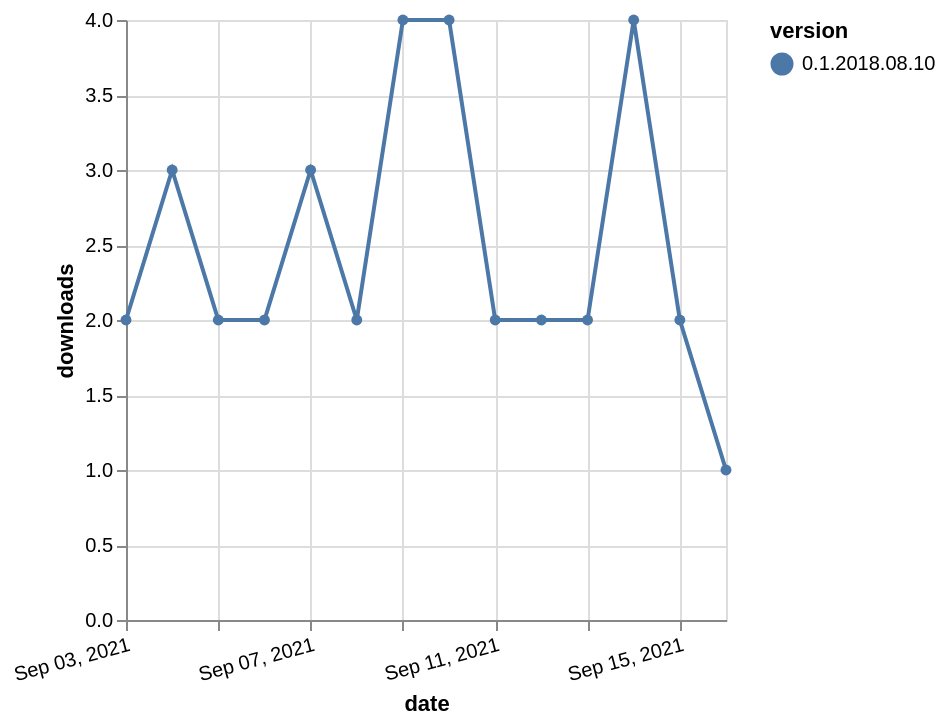

Specify this chart in Vega-Lite:
### Vega-Lite specification from a JSON file in a GitHub repository (floating-point values rounded to 4 significant figures)
{"$schema": "https://vega.github.io/schema/vega-lite/v5.json", "description": "A simple bar chart with embedded data.", "data": {"values": [{"date": "2021-09-03", "total": 2437, "delta": 2, "version": "0.1.2018.08.10"}, {"date": "2021-09-04", "total": 2440, "delta": 3, "version": "0.1.2018.08.10"}, {"date": "2021-09-05", "total": 2442, "delta": 2, "version": "0.1.2018.08.10"}, {"date": "2021-09-06", "total": 2444, "delta": 2, "version": "0.1.2018.08.10"}, {"date": "2021-09-07", "total": 2447, "delta": 3, "version": "0.1.2018.08.10"}, {"date": "2021-09-08", "total": 2449, "delta": 2, "version": "0.1.2018.08.10"}, {"date": "2021-09-09", "total": 2453, "delta": 4, "version": "0.1.2018.08.10"}, {"date": "2021-09-10", "total": 2457, "delta": 4, "version": "0.1.2018.08.10"}, {"date": "2021-09-11", "total": 2459, "delta": 2, "version": "0.1.2018.08.10"}, {"date": "2021-09-12", "total": 2461, "delta": 2, "version": "0.1.2018.08.10"}, {"date": "2021-09-13", "total": 2463, "delta": 2, "version": "0.1.2018.08.10"}, {"date": "2021-09-14", "total": 2467, "delta": 4, "version": "0.1.2018.08.10"}, {"date": "2021-09-15", "total": 2469, "delta": 2, "version": "0.1.2018.08.10"}, {"date": "2021-09-16", "total": 2470, "delta": 1, "version": "0.1.2018.08.10"}]}, "width": "container", "mark": {"type": "line", "point": {"filled": true}}, "encoding": {"x": {"field": "date", "type": "temporal", "timeUnit": "yearmonthdate", "title": "date", "axis": {"labelAngle": -15}}, "y": {"field": "delta", "type": "quantitative", "title": "downloads"}, "color": {"field": "version", "type": "nominal"}, "tooltip": {"field": "delta"}}}
